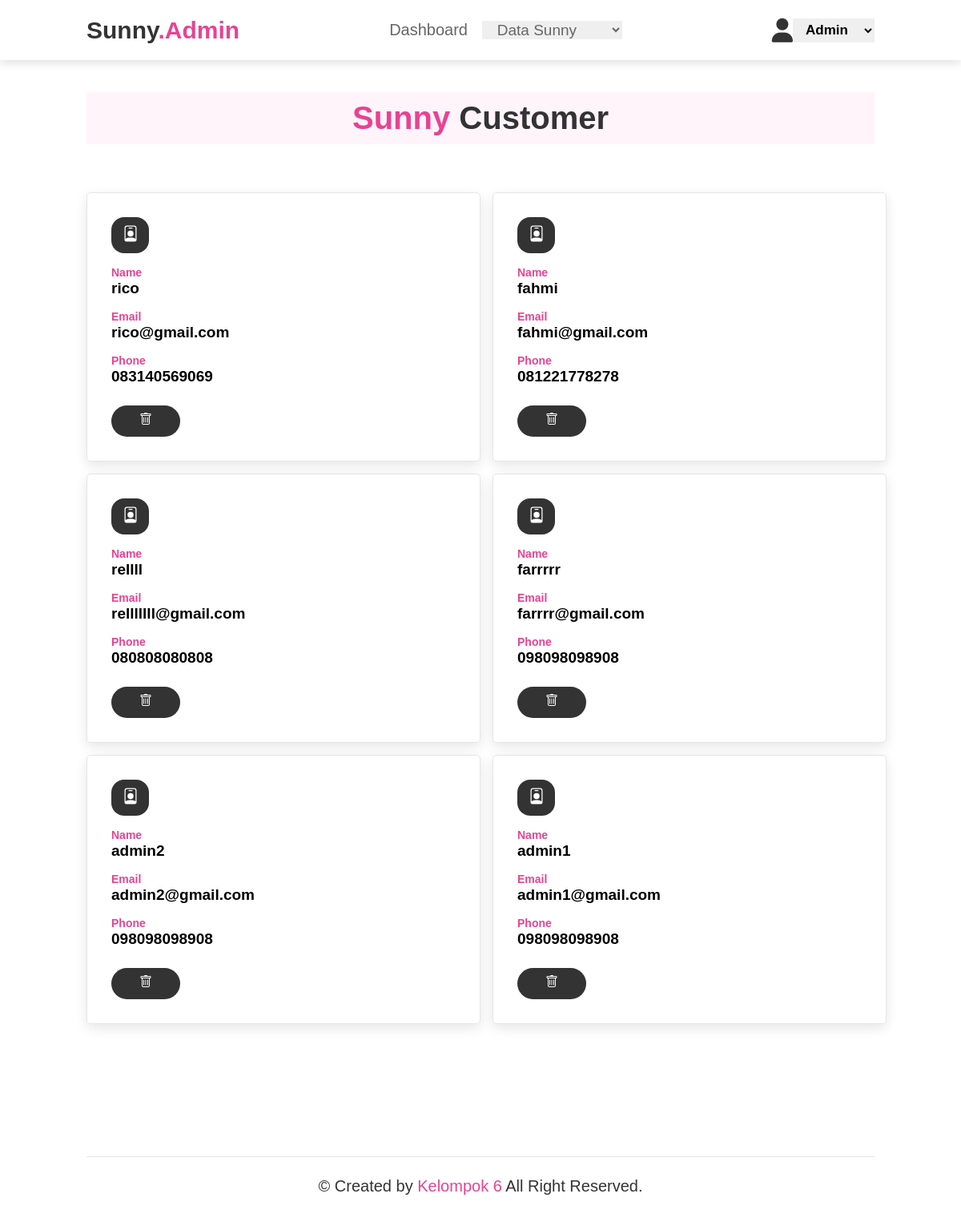
The app's page /admin/s.customer.php with its own data.
### tables this page shows
CREATE TABLE `user` (
  `user_id` int(11) NOT NULL,
  `username` varchar(255) NOT NULL,
  `email` varchar(255) NOT NULL,
  `nomerhp` varchar(255) NOT NULL,
  `password` varchar(255) NOT NULL,
  `role` enum('admin','user','','') NOT NULL DEFAULT 'user'
);

### admin/s.customer.php (the view, shortened to what this page needs)
<!DOCTYPE html>
<html lang="en">
<head>
</head>
<body>
    <?php
    include 'header.php';
    ?>
    <section>
        <h1 class="heading"><span>Sunny</span> Customer</h1>
    </section>
    <section class="customer">
        <div class="c-container">
            <?php
            $result = mysqli_query($koneksi, "SELECT * FROM user");
            while ($row = mysqli_fetch_assoc($result)) {
            ?>
            <div class="c-box">
                <div class="c-usern">
                    <p class="c-icons">
                    </p>
                </div>
                <span>Name</span>
                <h2><?= $row['username']; ?></h2>
                <span>Email</span>
                <h2><?= $row['email']; ?></h2>
                <span>Phone</span>
                <h2><?= $row['nomerhp']; ?></h2>
                <a href="proses/delete.customer.php?id=<?= $row['user_id']; ?>" class="btn" onclick="return confirm('Apakah Anda Ingin Menghapus Customer Ini?')">
                </a>
            </div>
            <?php
            }
            ?>
        </div>
    </section>
    <br><br><br><br><br><br><br><br><br><br>
    <?php
    include 'footer.php';
    ?>
</body>
</html>

### admin/header.php (shortened to what this page needs)
<!DOCTYPE html>
<html lang="en">
<head>
    <link rel="stylesheet" href="https://cdnjs.cloudflare.com/ajax/libs/font-awesome/6.4.0/css/all.min.css" />
    <link rel="stylesheet" href="../css/styleadmin.css" />
</head>
<body>
    <header>
        <a href="dashboard.php" class="logo">Sunny<span>.Admin</span></a>
        <nav class="navbar">
            <a href="dashboard.php">Dashboard</a>
            <select name="data" id="data" required>
                <option value="" disabled selected hidden>Data Sunny</option>
            </select>
        </nav>
        <div class="icons">
            <a href="#" class="fas fa-user"></a>
            <select name="admin" id="admin" required>
                <option disabled selected hidden>Admin</option>
            </select>
        </div>
    </header>
</body>
</html>

### admin/footer.php (shortened to what this page needs)
<!DOCTYPE html>
<html lang="en">
<head>
</head>
<body>
    <section class="footer">
        <div class="credit">
            &copy; Created by <span> Kelompok 6 </span> All Right Reserved.
        </div>
    </section>
</body>
</html>

### css/styleadmin.css (style rules this page uses)
:root { --pink: #e84393; }
* { margin: 0; box-sizing: border-box; font-family: Verdana, Geneva, Tahoma, sans-serif; outline: none; border: none; text-decoration: none; transition: 0.2s linear; }
html { font-size: 62.5%; scroll-behavior: smooth; scroll-padding-top: 6rem; overflow-x: hidden; }
section { padding: 2rem 9%; }
.heading { text-align: center; font-size: 4rem; color: #333; padding: 1rem; margin: 2rem 0; background: rgba(255, 51, 153, 0.05); }
.heading span { color: var(--pink); }
.btn { display: inline-block; margin-top: 1rem; border-radius: 5rem; background: #333; color: #fff; padding: 0.9rem 3.5rem; cursor: pointer; font-size: 1.7rem; }
header { position: sticky; top: 0; left: 0; right: 0; background: #fff; padding: 2rem 9%; display: flex; align-items: center; justify-content: space-between; z-index: 1000; box-shadow: 0 0.5rem 1rem rgb(0, 0, 0, 0.1); height: 75px; }
header .logo { font-size: 3rem; color: #333; font-weight: bolder; text-decoration: none; }
header .logo span { color: var(--pink); }
header .navbar a { font-size: 2rem; padding: 0 1.5rem; color: #666; text-decoration: none; }
header .navbar select { font-size: 1.9rem; padding: 0 1.5rem; color: #666; cursor: pointer; width: 175px; }
header .icons select { font-size: 1.7rem; font-weight: bold; padding: 0 1.2rem; cursor: pointer; }
header .icons { display: flex; justify-content: center; }
header .icons a { font-size: 3rem; color: #333; margin-left: 1.5rem; }
.customer .c-container { display: grid; grid-template-columns: 50% 50%; gap: 1.5rem; }
.customer .c-container .c-box { box-shadow: 0 0.5rem 1.5rem rgba(0, 0, 0, 0.1); border-radius: 0.5rem; border: 0.1rem solid rgba(0, 0, 0, 0.1); position: relative; padding: 3rem; }
.customer .c-container .c-box span { font-size: 1.4rem; color: var(--pink); font-weight: bold; }
.customer .c-container .c-box h2 { margin-bottom: 1.5rem; font-size: 1.9rem; }
.customer .c-container .c-usern { display: grid; grid-template-columns: 25% 25%; background: #333; width: 11%; padding: 0.9rem; border-radius: 1.6rem; margin-bottom: 1.5rem; color: white; transition: width 0.5; }
.customer .c-container .c-usern .c-icons { text-align: center; padding: 0 0.5rem; }
.footer .credit { text-align: center; padding: 1.5rem; margin-top: 1.5rem; padding-top: 2.5rem; font-size: 2rem; color: #333; border-top: 0.1rem solid rgba(0, 0, 0, 0.1); justify-content: center; }
.footer .credit span { color: var(--pink); }

### records on screen
user: username "rico", email "rico@gmail.com", nomerhp "083140569069"
user: username "fahmi", email "fahmi@gmail.com", nomerhp "081221778278"
user: username "rellll", email "relllllll@gmail.com", nomerhp "080808080808"
user: username "farrrrr", email "farrrr@gmail.com", nomerhp "098098098908"
user: username "admin2", email "admin2@gmail.com", nomerhp "098098098908"
user: username "admin1", email "admin1@gmail.com", nomerhp "098098098908"
